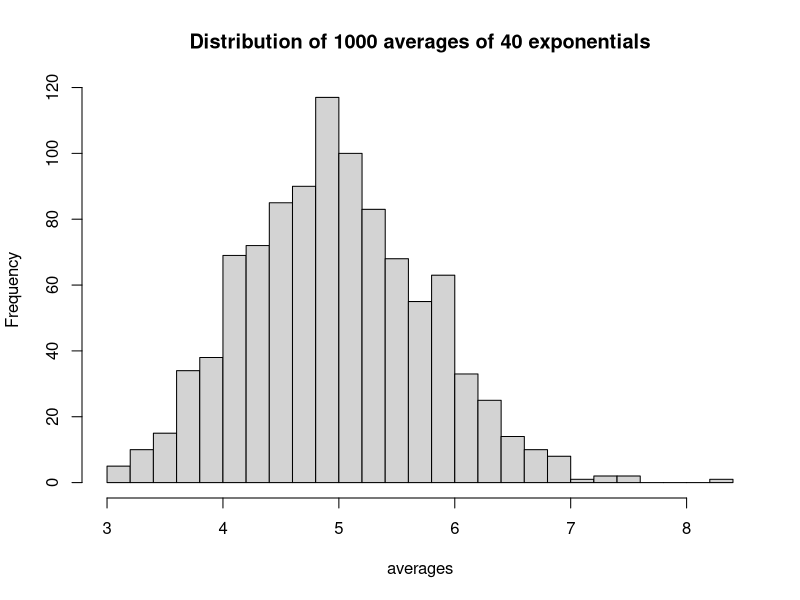
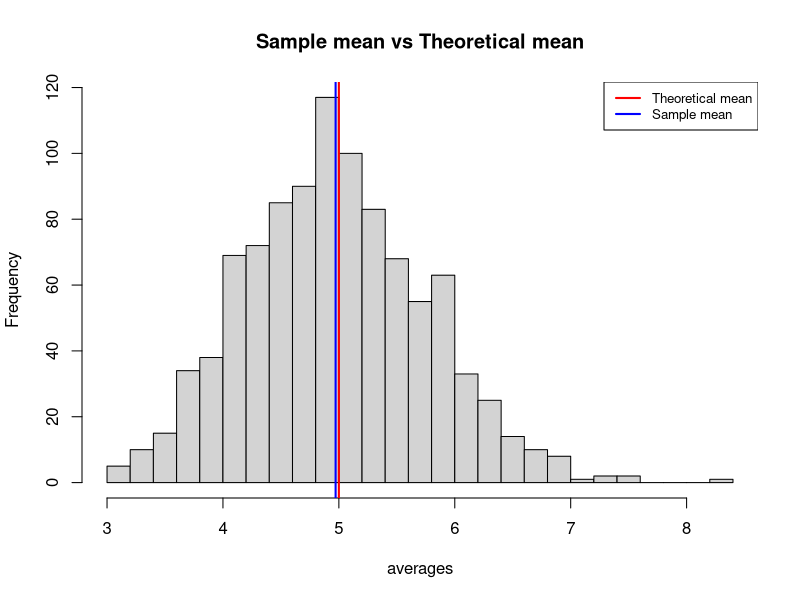
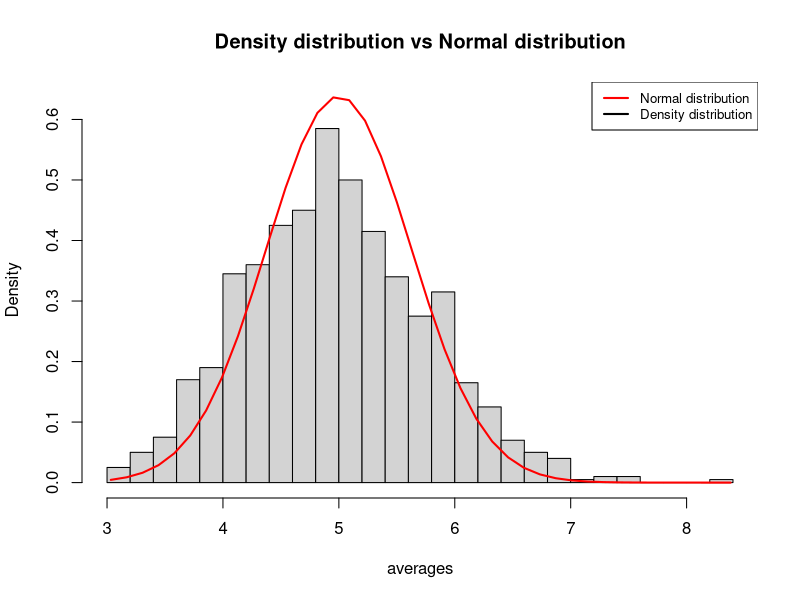

Source code (R) for these figures, in order:
## ---- chunk 1
knitr::opts_chunk$set(echo = FALSE)
library(ggplot2)
## ---- chunk 2
## Parameters
lambda <- 0.2; n <- 1000; N <- 40
## Simulation
set.seed(12345)
simRdmExpo <- rexp(n*N, lambda)
simMeans <- apply(matrix(simRdmExpo, n, N), 1, mean)
## Plot histogram
hist(simMeans,
     main = "Distribution of 1000 averages of 40 exponentials",
     xlab = "averages", breaks=20, freq=TRUE
     )
## ---- chunk 3
theoretical_mean <- 1/lambda
sample_mean <- mean(simMeans)
knitr::kable(cbind(sample_mean, theoretical_mean, sample_mean-theoretical_mean), 
             digits=2, 
             col.names = c("Sample mean", "Theoretical mean", "Difference"),
             caption = "Sample mean vs Theoretical mean",
             format.args = list(nsmall=4, digits=2))
## ---- chunk 4
hist(simMeans,
     main = "Sample mean vs Theoretical mean",
     xlab = "averages",
     breaks=20,
     freq=TRUE
     )
abline(v = theoretical_mean, col = "red", lwd = 2)
abline(v = sample_mean, col="BLUE", lwd=2)
legend("topright", legend = c("Theoretical mean", "Sample mean"), 
       col = c("red", "blue"), cex = 0.8, lwd = 2, lty = 1)
## ---- chunk 5
theoretical_variance <- 1/lambda^2/N
sample_variance <- var(simMeans)
knitr::kable(cbind(sample_variance, theoretical_variance, sample_variance-theoretical_variance), 
             col.names = c("Sample variance", "Theoretical variance", "Difference"),
             caption = "Sample variance vs Theoretical variance",
             format.args = list(nsmall=4, digits=2))
## ---- chunk 6
## Calculates the theoretical normal distribution
xnorm <- seq(min(simMeans), max(simMeans), length.out=40)
ynorm <- dnorm(xnorm, theoretical_mean, theoretical_variance)

## Plot density of the averages and the normal distribution
hist(simMeans,
     main = "Density distribution vs Normal distribution",
     xlab = "averages", breaks=20, freq=FALSE, ylim=c(0, max(ynorm))
     )
lines(xnorm, ynorm, pch = 22, col="red", lwd = 2, lty = 1)
legend("topright", legend = c("Normal distribution", "Density distribution"), 
       col = c("red", "black"), cex = 0.8, lwd = 2, lty = 1)

